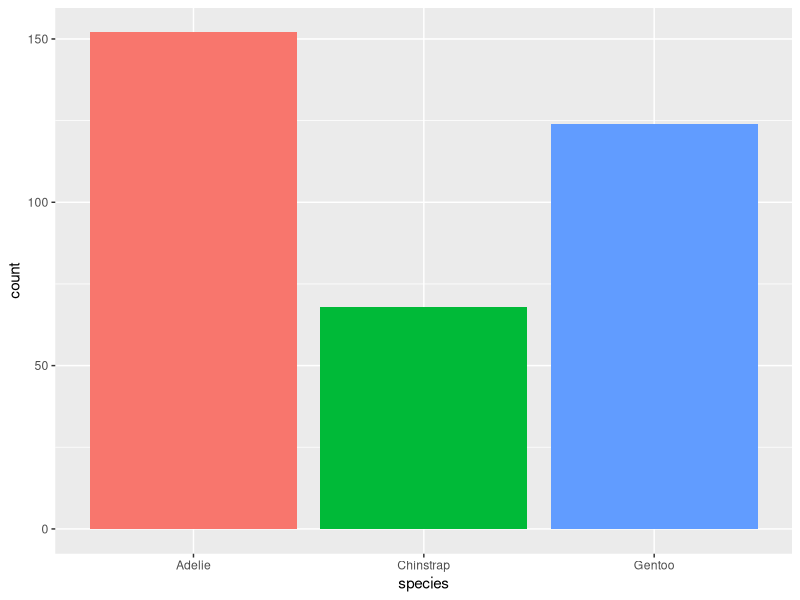

Recreate this plot in R.
## ---- chunk 1
#| label: fig-species
#| fig-cap: "Prevalance of three species in the data"
#| fig-width: 6
#| fig-asp: 0.618

library(ggplot2)
library(palmerpenguins)

ggplot(penguins, aes(x = species, fill = species)) +
  geom_bar(show.legend = FALSE)
